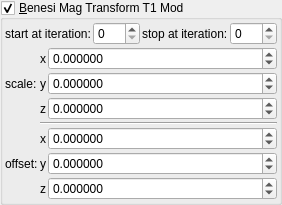
    <widget class="MyGroupBox" name="groupCheck_transf_function_enabledx_false">
     <property name="toolTip">
      <string/>
     </property>
     <property name="title">
      <string>&amp;Benesi Mag Transform T1 Mod</string>
     </property>
     <property name="checkable">
      <bool>true</bool>
     </property>
     <layout class="QVBoxLayout" name="verticalLayout_32" stretch="0,0">
      <property name="spacing">
       <number>2</number>
      </property>
      <property name="leftMargin">
       <number>2</number>
      </property>
      <property name="topMargin">
       <number>2</number>
      </property>
      <property name="rightMargin">
       <number>2</number>
      </property>
      <property name="bottomMargin">
       <number>2</number>
      </property>
      <item>
       <layout class="QHBoxLayout" name="horizontalLayout_20" stretch="0,1,0,1">
        <item>
         <widget class="QLabel" name="label_106">
          <property name="text">
           <string>start at iteration:</string>
          </property>
         </widget>
        </item>
        <item>
         <widget class="MySpinBox" name="spinboxInt_transf_multiplier_start_iter_3">
          <property name="sizePolicy">
           <sizepolicy hsizetype="Minimum" vsizetype="Maximum">
            <horstretch>0</horstretch>
            <verstretch>0</verstretch>
           </sizepolicy>
          </property>
          <property name="minimum">
           <number>0</number>
          </property>
          <property name="maximum">
           <number>999</number>
          </property>
          <property name="value">
           <number>0</number>
          </property>
         </widget>
        </item>
        <item>
         <widget class="QLabel" name="label_76">
          <property name="text">
           <string>stop at iteration:</string>
          </property>
         </widget>
        </item>
        <item>
         <widget class="MySpinBox" name="spinboxInt_transf_stop_iterationsTM_1">
          <property name="sizePolicy">
           <sizepolicy hsizetype="Preferred" vsizetype="Maximum">
            <horstretch>0</horstretch>
            <verstretch>0</verstretch>
           </sizepolicy>
          </property>
          <property name="maximum">
           <number>999</number>
          </property>
         </widget>
        </item>
       </layout>
      </item>
      <item>
       <layout class="QGridLayout" name="gridLayout_69" columnstretch="0,0,1">
        <property name="spacing">
         <number>2</number>
        </property>
        <item row="4" column="2">
         <widget class="MyDoubleSpinBox" name="spinbox3_transf_addition_constant_111_x">
          <property name="sizePolicy">
           <sizepolicy hsizetype="Minimum" vsizetype="Maximum">
            <horstretch>0</horstretch>
            <verstretch>0</verstretch>
           </sizepolicy>
          </property>
          <property name="prefix">
           <string/>
          </property>
          <property name="suffix">
           <string/>
          </property>
          <property name="decimals">
           <number>6</number>
          </property>
          <property name="minimum">
           <double>-99.989999999999995</double>
          </property>
          <property name="maximum">
           <double>99.989999999999995</double>
          </property>
          <property name="singleStep">
           <double>0.100000000000000</double>
          </property>
         </widget>
        </item>
        <item row="6" column="2">
         <widget class="MyDoubleSpinBox" name="spinbox3_transf_addition_constant_111_z">
          <property name="sizePolicy">
           <sizepolicy hsizetype="Minimum" vsizetype="Maximum">
            <horstretch>0</horstretch>
            <verstretch>0</verstretch>
           </sizepolicy>
          </property>
          <property name="prefix">
           <string/>
          </property>
          <property name="suffix">
           <string/>
          </property>
          <property name="decimals">
           <number>6</number>
          </property>
          <property name="minimum">
           <double>-99.989999999999995</double>
          </property>
          <property name="maximum">
           <double>99.989999999999995</double>
          </property>
          <property name="singleStep">
           <double>0.100000000000000</double>
          </property>
         </widget>
        </item>
        <item row="2" column="2">
         <widget class="MyDoubleSpinBox" name="spinbox3_transf_scale3D_333_z">
          <property name="sizePolicy">
           <sizepolicy hsizetype="Minimum" vsizetype="Maximum">
            <horstretch>0</horstretch>
            <verstretch>0</verstretch>
           </sizepolicy>
          </property>
          <property name="prefix">
           <string/>
          </property>
          <property name="suffix">
           <string/>
          </property>
          <property name="decimals">
           <number>6</number>
          </property>
          <property name="minimum">
           <double>-99.989999999999995</double>
          </property>
          <property name="maximum">
           <double>99.989999999999995</double>
          </property>
          <property name="singleStep">
           <double>0.100000000000000</double>
          </property>
         </widget>
        </item>
        <item row="5" column="0">
         <widget class="QLabel" name="label_260">
          <property name="text">
           <string>offset:</string>
          </property>
         </widget>
        </item>
        <item row="4" column="1">
         <widget class="QLabel" name="label_135">
          <property name="sizePolicy">
           <sizepolicy hsizetype="Preferred" vsizetype="Preferred">
            <horstretch>0</horstretch>
            <verstretch>0</verstretch>
           </sizepolicy>
          </property>
          <property name="text">
           <string notr="true">x</string>
          </property>
          <property name="alignment">
           <set>Qt::AlignRight|Qt::AlignTrailing|Qt::AlignVCenter</set>
          </property>
         </widget>
        </item>
        <item row="5" column="1">
         <widget class="QLabel" name="label_136">
          <property name="sizePolicy">
           <sizepolicy hsizetype="Preferred" vsizetype="Preferred">
            <horstretch>0</horstretch>
            <verstretch>0</verstretch>
           </sizepolicy>
          </property>
          <property name="text">
           <string notr="true">y</string>
          </property>
          <property name="alignment">
           <set>Qt::AlignRight|Qt::AlignTrailing|Qt::AlignVCenter</set>
          </property>
         </widget>
        </item>
        <item row="1" column="0">
         <widget class="QLabel" name="label_261">
          <property name="text">
           <string>scale:</string>
          </property>
         </widget>
        </item>
        <item row="0" column="1">
         <widget class="QLabel" name="label_137">
          <property name="sizePolicy">
           <sizepolicy hsizetype="Preferred" vsizetype="Preferred">
            <horstretch>0</horstretch>
            <verstretch>0</verstretch>
           </sizepolicy>
          </property>
          <property name="text">
           <string notr="true">x</string>
          </property>
          <property name="alignment">
           <set>Qt::AlignRight|Qt::AlignTrailing|Qt::AlignVCenter</set>
          </property>
         </widget>
        </item>
        <item row="1" column="1">
         <widget class="QLabel" name="label_138">
          <property name="sizePolicy">
           <sizepolicy hsizetype="Preferred" vsizetype="Preferred">
            <horstretch>0</horstretch>
            <verstretch>0</verstretch>
           </sizepolicy>
          </property>
          <property name="text">
           <string notr="true">y</string>
          </property>
          <property name="alignment">
           <set>Qt::AlignRight|Qt::AlignTrailing|Qt::AlignVCenter</set>
          </property>
         </widget>
        </item>
        <item row="2" column="1">
         <widget class="QLabel" name="label_139">
          <property name="sizePolicy">
           <sizepolicy hsizetype="Preferred" vsizetype="Preferred">
            <horstretch>0</horstretch>
            <verstretch>0</verstretch>
           </sizepolicy>
          </property>
          <property name="text">
           <string notr="true">z</string>
          </property>
          <property name="alignment">
           <set>Qt::AlignRight|Qt::AlignTrailing|Qt::AlignVCenter</set>
          </property>
         </widget>
        </item>
        <item row="0" column="2">
         <widget class="MyDoubleSpinBox" name="spinbox3_transf_scale3D_333_x">
          <property name="sizePolicy">
           <sizepolicy hsizetype="Minimum" vsizetype="Maximum">
            <horstretch>0</horstretch>
            <verstretch>0</verstretch>
           </sizepolicy>
          </property>
          <property name="prefix">
           <string/>
          </property>
          <property name="suffix">
           <string/>
          </property>
          <property name="decimals">
           <number>6</number>
          </property>
          <property name="minimum">
           <double>-99.989999999999995</double>
          </property>
          <property name="maximum">
           <double>99.989999999999995</double>
          </property>
          <property name="singleStep">
           <double>0.100000000000000</double>
          </property>
         </widget>
        </item>
        <item row="1" column="2">
         <widget class="MyDoubleSpinBox" name="spinbox3_transf_scale3D_333_y">
          <property name="sizePolicy">
           <sizepolicy hsizetype="Minimum" vsizetype="Maximum">
            <horstretch>0</horstretch>
            <verstretch>0</verstretch>
           </sizepolicy>
          </property>
          <property name="prefix">
           <string/>
          </property>
          <property name="suffix">
           <string/>
          </property>
          <property name="decimals">
           <number>6</number>
          </property>
          <property name="minimum">
           <double>-99.989999999999995</double>
          </property>
          <property name="maximum">
           <double>99.989999999999995</double>
          </property>
          <property name="singleStep">
           <double>0.100000000000000</double>
          </property>
         </widget>
        </item>
        <item row="6" column="1">
         <widget class="QLabel" name="label_134">
          <property name="sizePolicy">
           <sizepolicy hsizetype="Preferred" vsizetype="Preferred">
            <horstretch>0</horstretch>
            <verstretch>0</verstretch>
           </sizepolicy>
          </property>
          <property name="text">
           <string notr="true">z</string>
          </property>
          <property name="alignment">
           <set>Qt::AlignRight|Qt::AlignTrailing|Qt::AlignVCenter</set>
          </property>
         </widget>
        </item>
        <item row="5" column="2">
         <widget class="MyDoubleSpinBox" name="spinbox3_transf_addition_constant_111_y">
          <property name="sizePolicy">
           <sizepolicy hsizetype="Minimum" vsizetype="Maximum">
            <horstretch>0</horstretch>
            <verstretch>0</verstretch>
           </sizepolicy>
          </property>
          <property name="prefix">
           <string/>
          </property>
          <property name="suffix">
           <string/>
          </property>
          <property name="decimals">
           <number>6</number>
          </property>
          <property name="minimum">
           <double>-99.989999999999995</double>
          </property>
          <property name="maximum">
           <double>99.989999999999995</double>
          </property>
          <property name="singleStep">
           <double>0.100000000000000</double>
          </property>
         </widget>
        </item>
        <item row="3" column="1" colspan="2">
         <widget class="Line" name="line_54">
          <property name="orientation">
           <enum>Qt::Horizontal</enum>
          </property>
         </widget>
        </item>
       </layout>
      </item>
     </layout>
    </widget>
